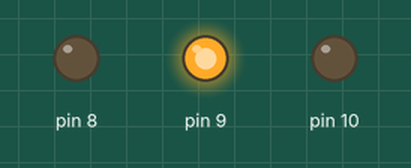
This sketch was run on a simulated Arduino Uno, built with avr-gcc and run on an emulated ATmega328P. On the bench: output pins drawn as LEDs (lit = HIGH).

Above: at 1.0 s.
At 5.5 s:
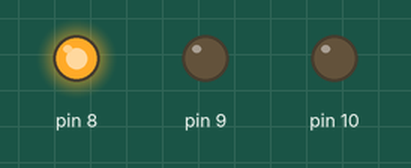
At 13.5 s:
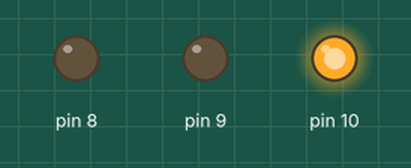
Timing chart, 0 to 23.4 s (numbered marks = the images above):
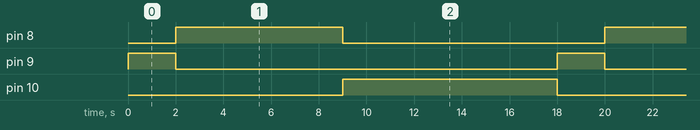

The sketch:

Semafaro.ino
```cpp
#define led_vermelho = 8
#define led_amarelo = 9
#define led_verde = 10

void setup(){
  pinMode (8, OUTPUT);
  pinMode (9, OUTPUT);
  pinMode (10, OUTPUT);


}

void Amarelo(int tmp){
  digitalWrite(8, LOW);
  digitalWrite(10, LOW);
  digitalWrite(9, HIGH);
  delay(tmp);

}
void Vermelho(int tmp){
  digitalWrite(8, HIGH);
  digitalWrite(10, LOW);
  digitalWrite(9, LOW);
  delay(tmp);
}


void Verde(int tmp){
  digitalWrite(8, LOW);
  digitalWrite(10, HIGH);
  digitalWrite(9, LOW);
  delay(tmp);

}
void loop(){


  Amarelo(2000);


  Vermelho(7000);


  Verde(9000);


}
```

Measured:
- by itself, pin 8: alternates HIGH for 7.0 s and LOW for 11.0 s
- by itself, pin 9: alternates HIGH for 2.0 s and LOW for 16.0 s
- by itself, pin 10: alternates HIGH for 9.0 s and LOW for 9.0 s
